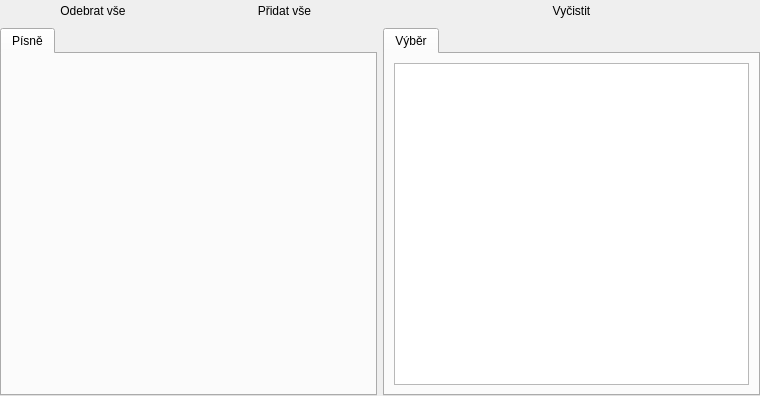
<?xml version="1.0" encoding="UTF-8"?>
<ui version="4.0">
 <class>MultiSongSelectionWidget</class>
 <widget class="QWidget" name="MultiSongSelectionWidget">
  <property name="geometry">
   <rect>
    <x>0</x>
    <y>0</y>
    <width>760</width>
    <height>396</height>
   </rect>
  </property>
  <property name="windowTitle">
   <string>Form</string>
  </property>
  <layout class="QGridLayout" name="gridLayout">
   <property name="leftMargin">
    <number>0</number>
   </property>
   <property name="topMargin">
    <number>0</number>
   </property>
   <property name="rightMargin">
    <number>0</number>
   </property>
   <property name="bottomMargin">
    <number>0</number>
   </property>
   <item row="0" column="0">
    <widget class="QWidget" name="twSongsCorner" native="true">
     <layout class="QHBoxLayout" name="horizontalLayout_4">
      <property name="leftMargin">
       <number>0</number>
      </property>
      <property name="topMargin">
       <number>0</number>
      </property>
      <property name="rightMargin">
       <number>0</number>
      </property>
      <property name="bottomMargin">
       <number>0</number>
      </property>
      <item>
       <widget class="QPushButton" name="btnRemoveAll">
        <property name="toolTip">
         <string>Odebere všechny aktuálně vyfiltrované písně z výběru.</string>
        </property>
        <property name="text">
         <string>Odebrat vše</string>
        </property>
        <property name="icon">
         <iconset resource="../../res/resources.qrc">
          <normaloff>:/icons/16/Back Arrow_16px.png</normaloff>:/icons/16/Back Arrow_16px.png</iconset>
        </property>
        <property name="autoDefault">
         <bool>false</bool>
        </property>
        <property name="default">
         <bool>false</bool>
        </property>
        <property name="flat">
         <bool>true</bool>
        </property>
       </widget>
      </item>
      <item>
       <widget class="QPushButton" name="btnAddAll">
        <property name="toolTip">
         <string>Přidá všechny aktuálně vyfiltrované písně do výběru.</string>
        </property>
        <property name="text">
         <string>Přidat vše</string>
        </property>
        <property name="icon">
         <iconset resource="../../res/resources.qrc">
          <normaloff>:/icons/16/Forward Button_16px.png</normaloff>:/icons/16/Forward Button_16px.png</iconset>
        </property>
        <property name="autoDefault">
         <bool>false</bool>
        </property>
        <property name="default">
         <bool>false</bool>
        </property>
        <property name="flat">
         <bool>true</bool>
        </property>
       </widget>
      </item>
     </layout>
    </widget>
   </item>
   <item row="0" column="1">
    <widget class="QWidget" name="twSelectionCorner" native="true">
     <layout class="QHBoxLayout" name="horizontalLayout_5">
      <property name="leftMargin">
       <number>0</number>
      </property>
      <property name="topMargin">
       <number>0</number>
      </property>
      <property name="rightMargin">
       <number>0</number>
      </property>
      <property name="bottomMargin">
       <number>0</number>
      </property>
      <item>
       <widget class="QPushButton" name="btnClear">
        <property name="toolTip">
         <string>Odebere všechny písně z výběru.</string>
        </property>
        <property name="text">
         <string>Vyčistit</string>
        </property>
        <property name="icon">
         <iconset resource="../../res/resources.qrc">
          <normaloff>:/icons/16/Broom_16px.png</normaloff>:/icons/16/Broom_16px.png</iconset>
        </property>
        <property name="autoDefault">
         <bool>false</bool>
        </property>
        <property name="default">
         <bool>false</bool>
        </property>
        <property name="flat">
         <bool>true</bool>
        </property>
       </widget>
      </item>
     </layout>
    </widget>
   </item>
   <item row="1" column="0">
    <widget class="QTabWidget" name="twSongs">
     <property name="sizePolicy">
      <sizepolicy hsizetype="Expanding" vsizetype="Expanding">
       <horstretch>0</horstretch>
       <verstretch>0</verstretch>
      </sizepolicy>
     </property>
     <property name="focusPolicy">
      <enum>Qt::NoFocus</enum>
     </property>
     <property name="currentIndex">
      <number>0</number>
     </property>
     <widget class="QWidget" name="tabSongList">
      <attribute name="icon">
       <iconset resource="../../res/resources.qrc">
        <normaloff>:/icons/16/Musical Notes_16px.png</normaloff>:/icons/16/Musical Notes_16px.png</iconset>
      </attribute>
      <attribute name="title">
       <string>Písně</string>
      </attribute>
      <layout class="QVBoxLayout" name="_2">
       <item>
        <widget class="SongListWidget" name="wgtSongList" native="true">
         <property name="focusPolicy">
          <enum>Qt::StrongFocus</enum>
         </property>
        </widget>
       </item>
      </layout>
     </widget>
    </widget>
   </item>
   <item row="1" column="1">
    <widget class="QTabWidget" name="twSelection">
     <property name="sizePolicy">
      <sizepolicy hsizetype="Expanding" vsizetype="Expanding">
       <horstretch>0</horstretch>
       <verstretch>0</verstretch>
      </sizepolicy>
     </property>
     <property name="focusPolicy">
      <enum>Qt::NoFocus</enum>
     </property>
     <property name="currentIndex">
      <number>0</number>
     </property>
     <widget class="QWidget" name="tabSongList_3">
      <attribute name="icon">
       <iconset resource="../../res/resources.qrc">
        <normaloff>:/icons/16/Star Filled_16px.png</normaloff>:/icons/16/Star Filled_16px.png</iconset>
      </attribute>
      <attribute name="title">
       <string>Výběr</string>
      </attribute>
      <layout class="QVBoxLayout" name="_4">
       <item>
        <widget class="ExtendedTreeView" name="tvSelection">
         <property name="acceptDrops">
          <bool>true</bool>
         </property>
         <property name="dragEnabled">
          <bool>true</bool>
         </property>
         <property name="dragDropMode">
          <enum>QAbstractItemView::DragDrop</enum>
         </property>
         <property name="alternatingRowColors">
          <bool>true</bool>
         </property>
         <property name="selectionMode">
          <enum>QAbstractItemView::ExtendedSelection</enum>
         </property>
         <property name="rootIsDecorated">
          <bool>false</bool>
         </property>
         <property name="uniformRowHeights">
          <bool>true</bool>
         </property>
         <property name="itemsExpandable">
          <bool>false</bool>
         </property>
         <property name="allColumnsShowFocus">
          <bool>true</bool>
         </property>
         <attribute name="headerMinimumSectionSize">
          <number>10</number>
         </attribute>
         <attribute name="headerStretchLastSection">
          <bool>true</bool>
         </attribute>
        </widget>
       </item>
      </layout>
     </widget>
    </widget>
   </item>
  </layout>
 </widget>
 <customwidgets>
  <customwidget>
   <class>SongListWidget</class>
   <extends>QWidget</extends>
   <header>wgt/songlistwidget.h</header>
   <container>1</container>
   <slots>
    <signal>sigItemActivated(qlonglong)</signal>
   </slots>
  </customwidget>
  <customwidget>
   <class>ExtendedTreeView</class>
   <extends>QTreeView</extends>
   <header>wgt/extendedtreeview.h</header>
  </customwidget>
 </customwidgets>
 <tabstops>
  <tabstop>twSongs</tabstop>
  <tabstop>btnAddAll</tabstop>
  <tabstop>wgtSongList</tabstop>
  <tabstop>twSelection</tabstop>
  <tabstop>btnClear</tabstop>
  <tabstop>tvSelection</tabstop>
 </tabstops>
 <resources>
  <include location="../../res/resources.qrc"/>
 </resources>
 <connections/>
</ui>
